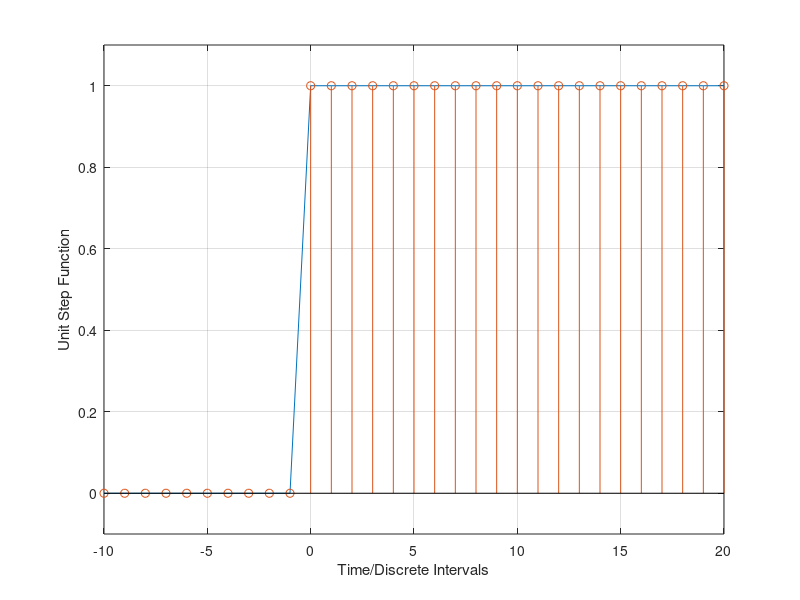

Here is the MATLAB script that generated this plot:
clc
clear all
close all

n = -10:20;
u = [zeros(1,10) 1 ones(1, 20)];

figure(1)
plot(n, u);
hold on;
stem(n, u)
xlabel('Time/Discrete Intervals');
ylabel('Unit Step Function');
ylim([-0.1 1.1])
grid on

